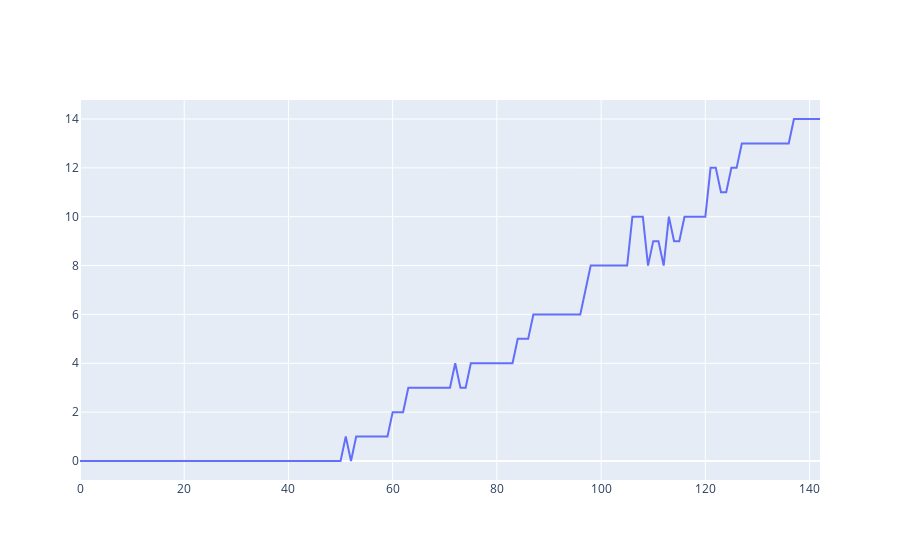

The cell this chart's notebook holds for it:
### Code cell
fig = go.Figure()

fig.add_trace(go.Scatter(
    y = delay
))
fig.show()

### Figure 1 — Plotly figure (JSON) as saved in the notebook; plotly's stock layout.template omitted (floating-point values rounded to 4 significant figures; data arrays with more than 128 entries replaced by an {"elided": "..."} marker saying what was removed)
{"data": [{"type": "scatter", "y": {"elided": "143 int values"}}], "layout": {}}
